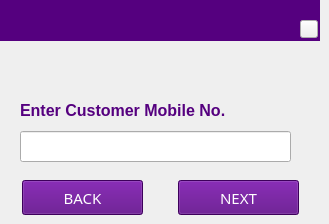
   <widget class="QWidget" name="MobileNo">
    <widget class="QLabel" name="label_12">
     <property name="geometry">
      <rect>
       <x>0</x>
       <y>0</y>
       <width>320</width>
       <height>41</height>
      </rect>
     </property>
     <property name="font">
      <font>
       <family>Sans Serif</family>
       <pointsize>11</pointsize>
       <weight>9</weight>
       <italic>false</italic>
       <bold>false</bold>
      </font>
     </property>
     <property name="cursor">
      <cursorShape>BlankCursor</cursorShape>
     </property>
     <property name="focusPolicy">
      <enum>Qt::NoFocus</enum>
     </property>
     <property name="styleSheet">
      <string notr="true">color: rgb(255, 255, 255);
background-color: rgb(85, 0, 127);
font: 75 11pt &quot;Sans Serif&quot;;</string>
     </property>
     <property name="text">
      <string extracomment="            MOBILE NUMBER"/>
     </property>
    </widget>
    <widget class="QLabel" name="label_Enter_Mobile_Num_Page9">
     <property name="geometry">
      <rect>
       <x>20</x>
       <y>100</y>
       <width>251</width>
       <height>21</height>
      </rect>
     </property>
     <property name="font">
      <font>
       <pointsize>12</pointsize>
       <weight>75</weight>
       <bold>true</bold>
      </font>
     </property>
     <property name="styleSheet">
      <string notr="true">color: rgb(85, 0, 127);</string>
     </property>
     <property name="text">
      <string>Enter Customer Mobile No.</string>
     </property>
    </widget>
    <widget class="QLineEdit" name="lineEdit_Mobile_Num_Page9">
     <property name="geometry">
      <rect>
       <x>20</x>
       <y>131</y>
       <width>271</width>
       <height>31</height>
      </rect>
     </property>
     <property name="inputMethodHints">
      <set>Qt::ImhDigitsOnly</set>
     </property>
     <property name="maxLength">
      <number>10</number>
     </property>
    </widget>
    <widget class="QPushButton" name="OK_Mobile_Num_Page9">
     <property name="geometry">
      <rect>
       <x>178</x>
       <y>180</y>
       <width>121</width>
       <height>35</height>
      </rect>
     </property>
     <property name="font">
      <font>
       <family>Sans Serif</family>
       <pointsize>11</pointsize>
       <weight>9</weight>
       <italic>false</italic>
       <bold>false</bold>
      </font>
     </property>
     <property name="styleSheet">
      <string notr="true">color: rgb(255, 255, 255);
background-color: rgb(85, 0, 127);
font: 75 11pt &quot;Sans Serif&quot;;</string>
     </property>
     <property name="text">
      <string>NEXT</string>
     </property>
    </widget>
    <widget class="QPushButton" name="BACK_Mobile_Num_Page9">
     <property name="geometry">
      <rect>
       <x>22</x>
       <y>180</y>
       <width>121</width>
       <height>35</height>
      </rect>
     </property>
     <property name="font">
      <font>
       <family>Sans Serif</family>
       <pointsize>11</pointsize>
       <weight>9</weight>
       <italic>false</italic>
       <bold>false</bold>
      </font>
     </property>
     <property name="styleSheet">
      <string notr="true">color: rgb(255, 255, 255);
background-color: rgb(85, 0, 127);
font: 75 11pt &quot;Sans Serif&quot;;</string>
     </property>
     <property name="text">
      <string>BACK</string>
     </property>
    </widget>
    <widget class="QLabel" name="FinoLogo_13">
     <property name="geometry">
      <rect>
       <x>5</x>
       <y>2</y>
       <width>71</width>
       <height>35</height>
      </rect>
     </property>
     <property name="autoFillBackground">
      <bool>false</bool>
     </property>
     <property name="styleSheet">
      <string notr="true">background-color: rgb(85, 0, 127);</string>
     </property>
     <property name="text">
      <string/>
     </property>
     <property name="pixmap">
      <pixmap resource="fino.qrc">:/Fino/Icons/finoW.png</pixmap>
     </property>
     <property name="scaledContents">
      <bool>true</bool>
     </property>
    </widget>
    <widget class="QLabel" name="Bankname_Display_MoNumPage_label">
     <property name="geometry">
      <rect>
       <x>20</x>
       <y>60</y>
       <width>291</width>
       <height>25</height>
      </rect>
     </property>
     <property name="font">
      <font>
       <family>Sans Serif</family>
       <pointsize>10</pointsize>
       <weight>75</weight>
       <italic>false</italic>
       <bold>true</bold>
      </font>
     </property>
     <property name="text">
      <string/>
     </property>
     <property name="wordWrap">
      <bool>true</bool>
     </property>
    </widget>
    <widget class="QLabel" name="CustMoNum_LabelName">
     <property name="geometry">
      <rect>
       <x>93</x>
       <y>0</y>
       <width>221</width>
       <height>20</height>
      </rect>
     </property>
     <property name="font">
      <font>
       <pointsize>12</pointsize>
      </font>
     </property>
     <property name="styleSheet">
      <string notr="true">color: rgb(255, 255, 255);
background-color: rgb(85, 0, 127);</string>
     </property>
     <property name="text">
      <string/>
     </property>
     <property name="alignment">
      <set>Qt::AlignRight|Qt::AlignTrailing|Qt::AlignVCenter</set>
     </property>
    </widget>
    <widget class="QLabel" name="CustMoNum_LabelBal">
     <property name="geometry">
      <rect>
       <x>93</x>
       <y>22</y>
       <width>201</width>
       <height>19</height>
      </rect>
     </property>
     <property name="font">
      <font>
       <pointsize>9</pointsize>
      </font>
     </property>
     <property name="styleSheet">
      <string notr="true">color: rgb(255, 255, 255);
background-color: rgb(85, 0, 127);</string>
     </property>
     <property name="text">
      <string/>
     </property>
     <property name="alignment">
      <set>Qt::AlignBottom|Qt::AlignRight|Qt::AlignTrailing</set>
     </property>
    </widget>
    <widget class="QPushButton" name="Balance_Show_pushButton_BankName_page_2">
     <property name="geometry">
      <rect>
       <x>300</x>
       <y>20</y>
       <width>18</width>
       <height>18</height>
      </rect>
     </property>
     <property name="text">
      <string/>
     </property>
     <property name="icon">
      <iconset>
       <activeon>:/Fino/1E.png</activeon>
      </iconset>
     </property>
     <property name="iconSize">
      <size>
       <width>18</width>
       <height>18</height>
      </size>
     </property>
    </widget>
   </widget>
